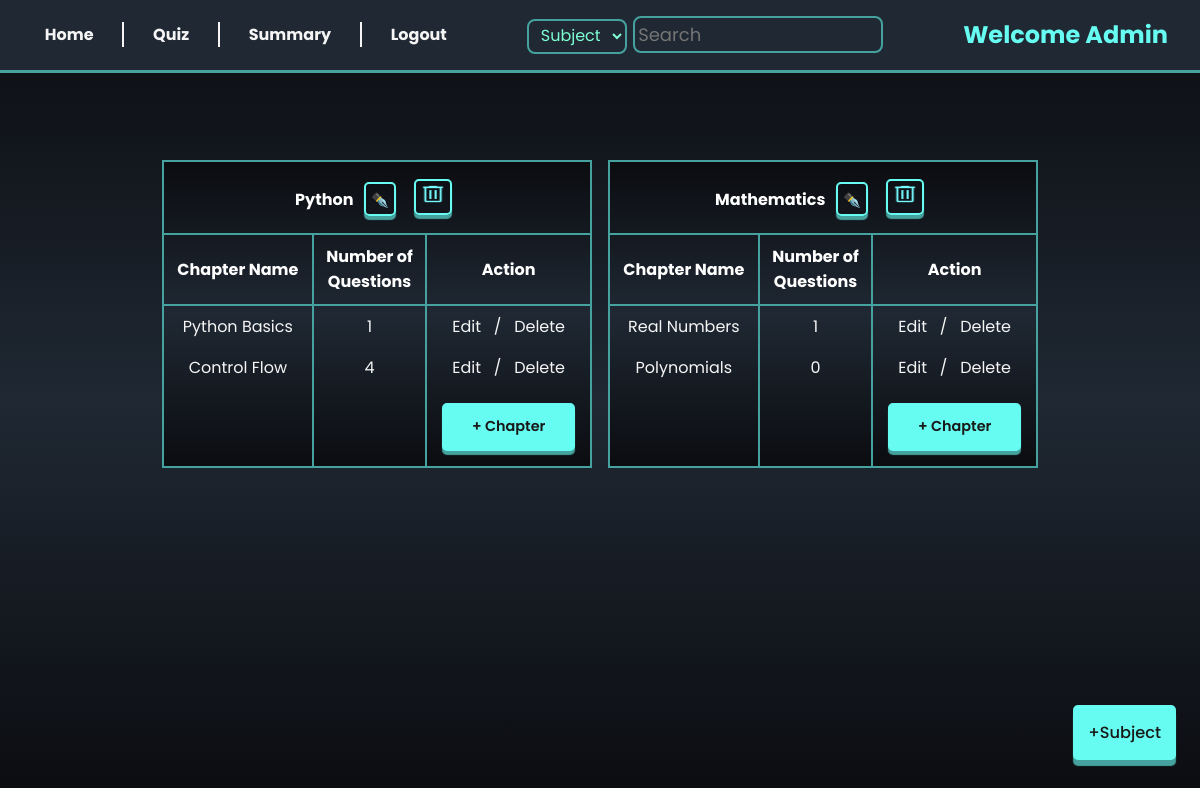
The page /admin_dashboard (signed in) on the database as committed earlier.
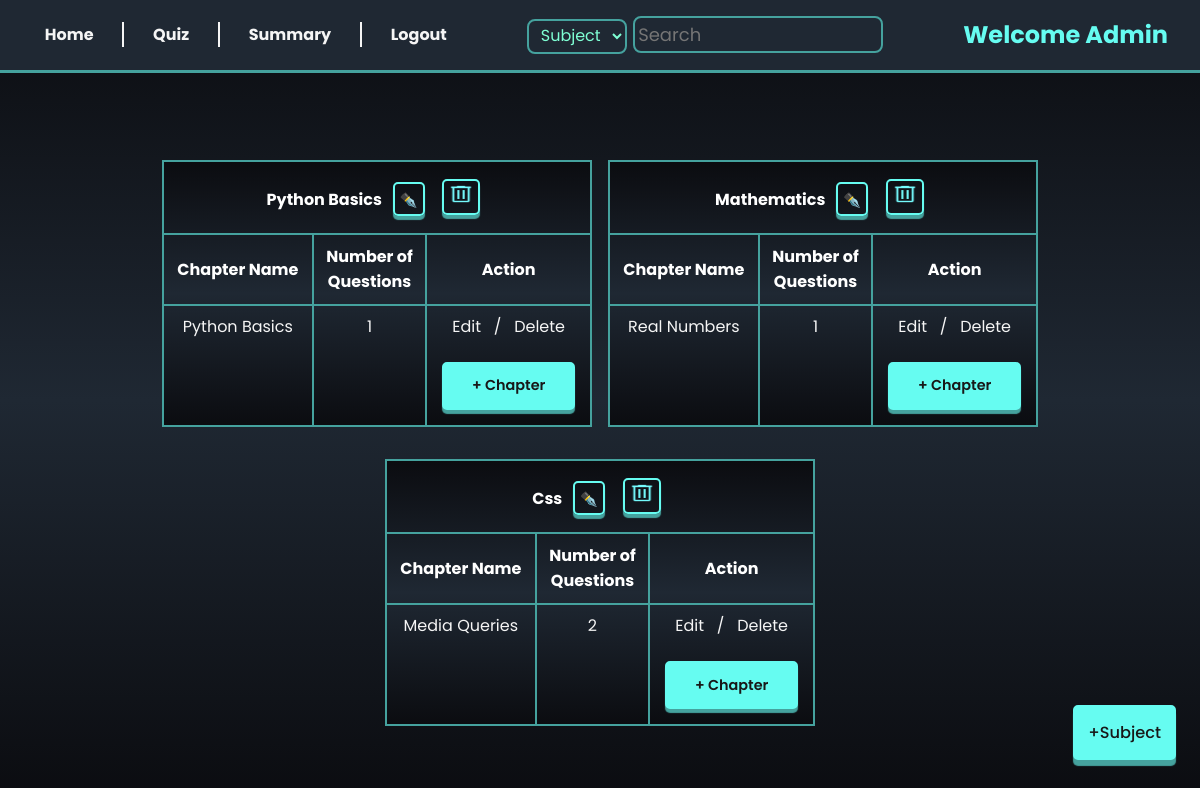
The same page on the database as committed later.
### models/models.py (models this page shows)
class Subject(db.Model):
  id = db.Column(db.Integer, primary_key=True, nullable=False)
  name = db.Column(db.String(50), unique=True, nullable=False)
  description = db.Column(db.String(120), nullable=False)
  chapters = db.relationship('Chapter', backref='subject', cascade="all, delete-orphan")

class Chapter(db.Model):
  id = db.Column(db.Integer, primary_key=True, nullable=False)
  name = db.Column(db.String(50), unique=True, nullable=False)
  description = db.Column(db.String(120), nullable=False)
  subject_id = db.Column(db.Integer, db.ForeignKey('subject.id'), nullable=False)
  questions = db.relationship('Question', backref='chapter', cascade="all, delete-orphan")
  quizes = db.relationship('Quiz', backref='chapter', cascade = "all, delete-orphan")

### controllers/routes.py (the view)
@app.route('/admin_dashboard')
@admin_required
def admin_dashboard():
    name = session.get('name')
    subjects = Subject.query.all()
    return render_template('admin_dashboard.html', subjects = subjects, name = name)

### controllers/routes.py (called while the page is built)
def admin_required(func):
    @wraps(func)
    def inner1():
        email = session.get('email')
        if not email:
            flash('Please login first!!', 'warning')
            return redirect(url_for('login'))
        user = User.query.filter_by(email=email).first()
        if not user.is_admin:
            flash("You are not authorized to access this page!", "warning")
            return redirect(url_for('user_dashboard'))
        return func()
    return inner1

### templates/admin_dashboard.html (shortened to what this page needs)
{% extends 'base.html' %}
{% block content %}
<div class="admin-container">
    {% include 'admin_nav.html'   %}
    <div class="course-list">
    {% for subject in subjects %}
        <table class="course">
            <thead>
                <tr>
                    <th colspan="3">{{subject.name | title}}
                        <a href="/update_subject/{{subject.id}}" class="button" style="display: inline-block; padding: 6px 5px 3px 5px; background: transparent; ">
                            ✒️
                        </a>
                        <a href="/delete_subject/{{subject.id}}" class="button" style="display: inline-block; background:transparent; padding: 2px;">
                            <img style="background: transparent; height: 22px; padding: 0; width: 30px;"
                                src="../static/delete_32dp_75FBFD_FILL0_wght400_GRAD0_opsz40.png" alt="delete" >
                        </a>
                    </th>
                </tr>
                <tr>
                    <th>Chapter Name</th>
                    <th>Number of <br>Questions</th>
                    <th>Action</th>
                </tr>
            </thead>
            <tbody>
                {% if subject.chapters %}
                    {% for chapter in subject.chapters %}
                        <tr>
                            <td>{{chapter.name | title}}</td>
                            <td>{{chapter.questions | length}}</td>
                            <td><a href="/chapter_update/{{chapter.id}}" class="edit">Edit</a>/<a href="/delete_chapter/{{ chapter.id }}" class='edit'>Delete</a></td>
                        </tr>
                    {% endfor %}
                    <tr>
                        <td></td>
                        <td></td>
                        <td><a class="button" href="new_chapter/{{subject.id}}">+ Chapter</a></td>
                    </tr>
                {% endif %}
            </tbody>
        </table>
        {% endfor %}
    </div>
    <div class="new-subject-icon">
        <a href="{{url_for('new_subject')}}" class="button">+Subject</a>
    </div>
</div>
{% endblock %}

Rows that differ between the two databases and show on the page:
removed Chapter: name "Control Flow", questions|length "4", shown under Subject "Python"
removed Chapter: name "Polynomials", questions|length "0", shown under Subject "Mathematics"
changed Subject: name "Python" → "Python Basics"
added Subject: name "Css"
added Chapter: name "Media Queries", questions|length "2", shown under "Css"
